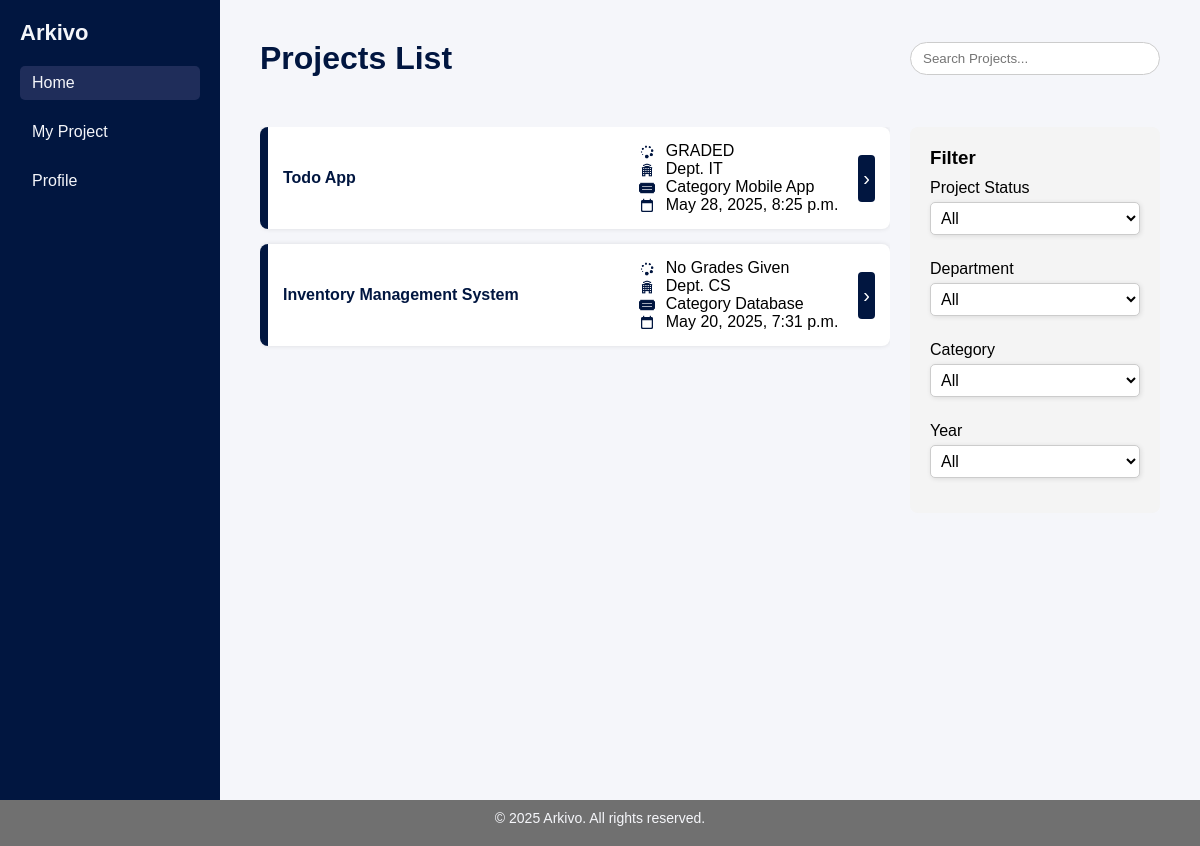
The page /home/ (signed in) on the database its author committed.
### displayApp/models.py (models this page shows, shortened)
class Project(models.Model):
    STATUS_CHOICES = [
        ('PENDING', 'Pending'),
        ('GRADED', 'Graded'),
    ]
    PROJECT_CATEGORIES = [
        ('Database', 'Database'),
        ('Web Development', 'Web Development'),
        ('Mobile App', 'Mobile App'),
        ('AI/ML', 'AI/ML'),
        ('Networking', 'Networking'),
        ('Security', 'Security'),
    ]
    project_id = models.AutoField(auto_created=True, primary_key=True)
    title = models.CharField(max_length=200)
    project_category = models.CharField(max_length=200, choices=PROJECT_CATEGORIES, default='Database')
    description = models.TextField()
    repo_link = models.URLField()
    srs_file = models.FileField(upload_to='files/srs/', validators=[validate_file_ext])
    sdd_file = models.FileField(upload_to='files/sdd/', validators=[validate_file_ext])
    ui_ux_file = models.FileField(upload_to='files/ui_ux/', validators=[validate_file_ext])
    plagiarism_score = models.FloatField(default=0.0)
    grade_status = models.CharField(max_length=20, choices=STATUS_CHOICES, default='GRADED')
    student_id = models.ForeignKey(User, on_delete=models.CASCADE)
    created_at = models.DateTimeField(auto_now_add=True)
    updated_at = models.DateTimeField(auto_now_add=True)

class User(AbstractUser):
    ROLE_CHOICES = [
        ('Student', 'Student'),
        ('Supervisor', 'Supervisor'),
        ('Admin', 'Admin')
    ]
    role = models.CharField(max_length=200, choices=ROLE_CHOICES, default='Student')
    Department_CHOICES = [
        ('CS', 'Computer Science'),
        ('IT', 'Information Technology'),
        ('SE', 'Software Engineering'),
        ('IS', 'Information Security'),
        ('AI', 'Artificial Intelligence'),
    ]
    department = models.CharField(
        max_length=2,                          # must be at least as long as your longest key
        choices=Department_CHOICES,
        blank=False,                           # makes it required
        null=False,
        default='IT'
    )
    roll_number = models.CharField(max_length=50, unique=True)
    semester = models.IntegerField(blank=True, null=True, default=0)
    profile_picture = models.ImageField(upload_to='profile_pics/', blank=True, null=True)
    created_at = models.DateTimeField(auto_now_add=True)
    created_by = models.CharField(max_length=200)
    updated_at = models.DateTimeField(auto_now_add=True)
    REQUIRED_FIELDS = ['roll_number']

### displayApp/views.py (the view)
# urls.py: path('home/', views.home, name='home'),
@login_required
def home(request):
    projects = Project.objects.select_related('student_id').order_by('-created_at')
    status_choices = Project.STATUS_CHOICES  # :contentReference[oaicite:0]{index=0}
    dept_choices = User.Department_CHOICES   # :contentReference[oaicite:1]{index=1}
    category_choices = Project.PROJECT_CATEGORIES  # :contentReference[oaicite:2]{index=2}
    years_qs = (projects
                .annotate(year=ExtractYear('created_at'))
                .values_list('year', flat=True)
                .distinct()
                .order_by('-year'))
    year_list = list(years_qs)
    return render(request, 'home.html', {
        'projects': projects,
        'status_choices': status_choices,
        'dept_choices': dept_choices,
        'category_choices': category_choices,
        'year_list': year_list,
        })

### displayApp/templates/home.html (shortened to what this page needs)
{% extends "index.html" %}
{% load static %}
{% block page_content %}
<div class="project-page">
  <header class="project-header">
    <h1>Projects List</h1>
    <input type="text" id="search-input" placeholder="Search Projects..." onkeyup="filterProjects(this.value)" class="project-search">
  </header>
  <div class="project-layout">
    <div class="project-list">
      {% for project in projects %}
        <div class="project-card"
        data-status="{{ project.grade_status|default:'No Grades Given' }}"
        data-dept="{{ project.student_id.department }}"
        data-cat="{{ project.project_category }}"
        data-year="{{ project.created_at|date:'Y' }}"
        >
          <div class="project-title">{{ project.title }}</div>
          <div class="project-meta">
            {% if project.grade_status %}
            <span class="meta-item status">
              <img src="{% static 'images/status.png' %}" class="icon" alt="Status icon">
              {{ project.grade_status }}
            </span>
            {% else %}
            <span class="meta-item status">
              <img src="{% static 'images/status.png' %}" class="icon" alt="Status icon">
              No Grades Given
            </span>
            {% endif %}
            <span class="meta-item dept">
              <img src="{% static 'images/dept-logo.png' %}" class="icon" alt="Dept icon">
              Dept. {{ project.student_id.department }}
            </span>
            <span class="meta-item cat">
              <img src="{% static 'images/category.png' %}" class="icon" alt="Category icon">
              Category {{ project.project_category }}
            </span>
            <span class="meta-item date">
              <img src="{% static 'images/date.png' %}" class="icon" alt="Date icon">
              {{ project.created_at }}
            </span>
          </div>
          <button onclick="location.href='{% url 'project_detail' project.project_id %}'">›</button>
        </div>
      {% endfor %}
    </div>
    <aside class="project-filter">
      <h3>Filter</h3>
      <div class="filter-group">
        <label for="status-filter">Project Status</label>
        <select id="status-filter" onchange="applyFilters()">
          <option value="All">All</option>
        </select>
      </div>
      <div class="filter-group">
        <label for="dept-filter">Department</label>
        <select id="dept-filter" onchange="applyFilters()">
          <option value="All">All</option>
        </select>
      </div>
      <div class="filter-group">
        <label for="cat-filter">Category</label>
        <select id="cat-filter" onchange="applyFilters()">
          <option value="All">All</option>
        </select>
      </div>
      <div class="filter-group">
        <label for="year-filter">Year</label>
        <select id="year-filter" onchange="applyFilters()">
          <option value="All">All</option>
        </select>
      </div>
    </aside>
  </div>
</div>
{% endblock %}

### displayApp/static/css/index.css (style rules this page uses)
* { margin: 0; padding: 0; box-sizing: border-box; }
body { font-family: Arial, sans-serif; background-color: #f5f6fa; }
header { display: flex; justify-content: space-between; align-items: center; padding-bottom: 20px; }
select { padding: 10px; width: 100%; max-width: 300px; font-size: 16px; border: 1px solid #ccc; border-radius: 6px; background-color: #fff; margin-bottom: 15px; box-shadow: 1px 1px 5px rgba(0, 0, 0, 0.1); transition: border-color 0.2s ease-in-out; }
.project-page { padding: 20px; }
.project-header { display: flex; justify-content: space-between; align-items: center; margin-bottom: 30px; color: #011640; }
.project-search { padding: 8px 12px; border-radius: 20px; border: 1px solid #ccc; width: 250px; }
.project-layout { display: flex; gap: 20px; }
.project-list { flex: 1; max-height: 80vh; overflow-y: auto; display: flex; flex-direction: column; gap: 15px; }
.project-card { background: #fff; border-left: 8px solid #011640; padding: 15px; border-radius: 8px; display: flex; align-items: center; box-shadow: 0 0 5px rgba(0,0,0,0.1); }
.project-title { flex: 1; font-weight: bold; font-size: 16px; color: #011640; word-break: break-word; }
.project-meta { display: flex; flex-direction: column; justify-self: end; align-items: flex-start; margin-left: auto; }
.project-card button { background: #011640; color: white; border: none; border-radius: 4px; font-size: 20px; padding: 12px 5px; cursor: pointer; margin-left: 20px; }
.project-filter { width: 250px; background: #f4f4f4; padding: 20px; border-radius: 8px; }
.project-filter label { display: block; margin-top: 10px; font-weight: semibold; font-size: medium; }
.project-filter select { width: 100%; padding: 6px; border-radius: 5px; margin-top: 5px; }
.project-meta .icon { width: 16px; height: 16px; margin-right: 6px; vertical-align: middle; }

### rows shown on the page
Project: title "Todo App", grade_status "GRADED", student_id.department "IT", project_category "Mobile App", created_at "May 28, 2025, 8:25 p.m."
Project: title "Inventory Management System", student_id.department "CS", project_category "Database", created_at "May 20, 2025, 7:31 p.m."
